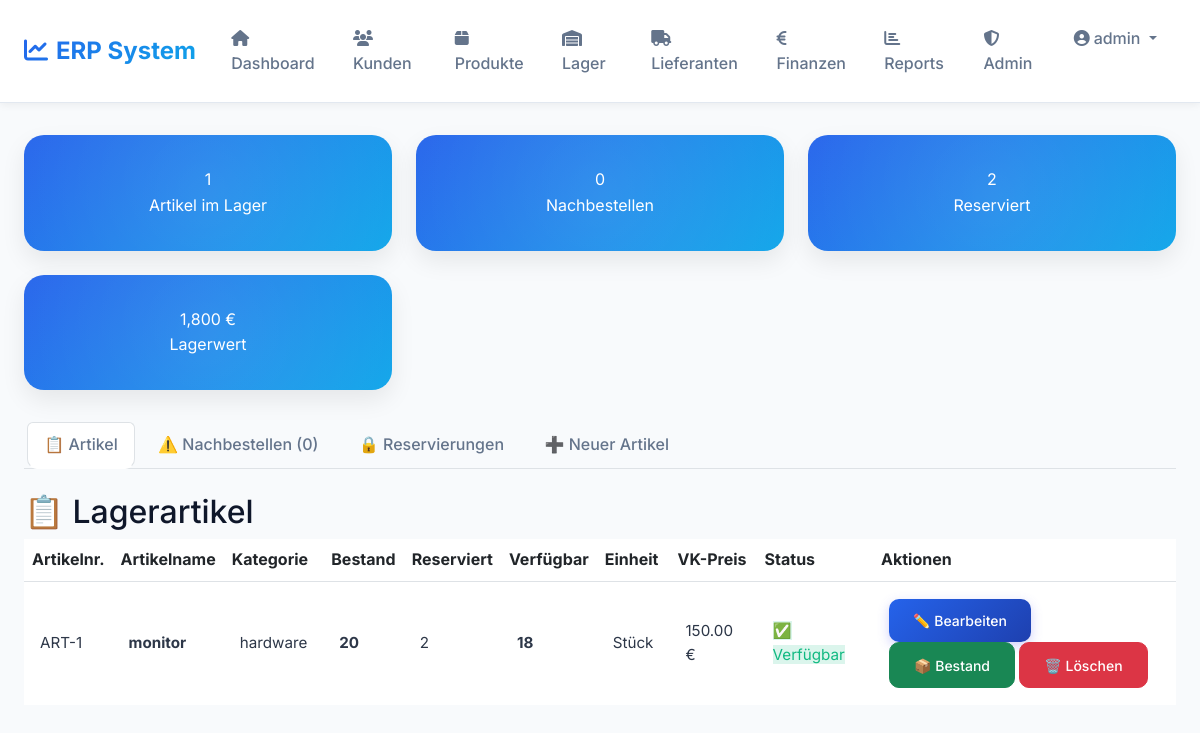
Before: /lagerverwaltung.php (signed in) with the older database file.
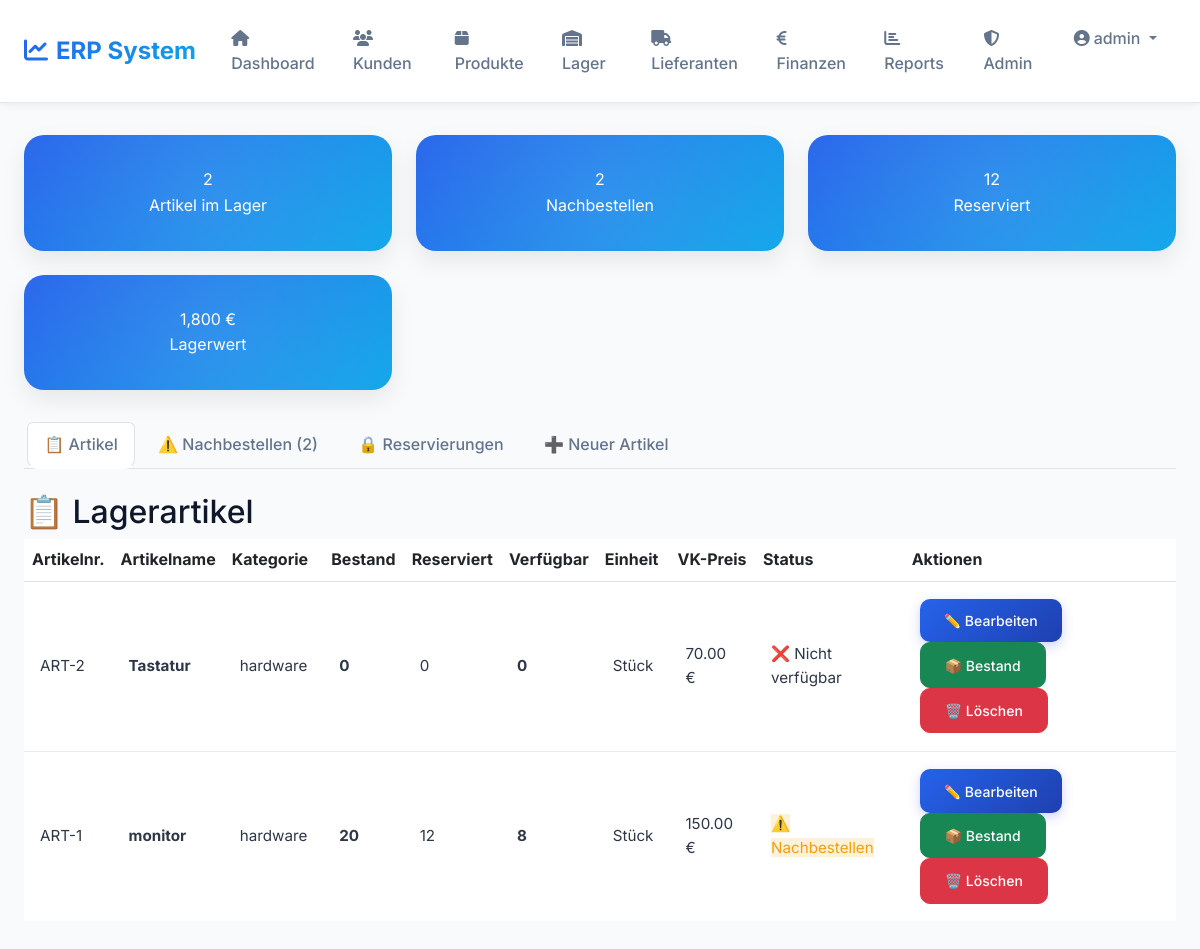
After: the same page with the newer database file.
### tables this page shows
CREATE TABLE lagerartikel (
        id INTEGER PRIMARY KEY AUTOINCREMENT,
        artikelnummer TEXT UNIQUE NOT NULL,
        artikelname TEXT NOT NULL,
        modellnummer TEXT,
        barcode TEXT,
        beschreibung TEXT,
        kategorie TEXT,
        einheit TEXT DEFAULT 'Stück',
        bestand REAL DEFAULT 0,
        reserviert REAL DEFAULT 0,
        mindestbestand REAL DEFAULT 0,
        lagerort TEXT,
        einkaufspreis REAL DEFAULT 0,
        verkaufspreis REAL DEFAULT 0,
        erstellt_am DATETIME DEFAULT CURRENT_TIMESTAMP
    );

### lagerverwaltung.php (the view, shortened to what this page needs)
<?php
require_once 'db_connection.php';
try {
    try {
        $PDO->exec("DROP TABLE IF EXISTS lagerartikel_old");
        $PDO->exec("ALTER TABLE lagerartikel RENAME TO lagerartikel_old");
    } catch (Exception $e) {}
    $PDO->exec("CREATE TABLE IF NOT EXISTS lagerartikel (
        id INTEGER PRIMARY KEY AUTOINCREMENT,
        artikelnummer TEXT UNIQUE NOT NULL,
        artikelname TEXT NOT NULL,
        modellnummer TEXT,
        barcode TEXT,
        beschreibung TEXT,
        kategorie TEXT,
        einheit TEXT DEFAULT 'Stück',
        bestand REAL DEFAULT 0,
        reserviert REAL DEFAULT 0,
        mindestbestand REAL DEFAULT 0,
        lagerort TEXT,
        einkaufspreis REAL DEFAULT 0,
        verkaufspreis REAL DEFAULT 0,
        erstellt_am DATETIME DEFAULT CURRENT_TIMESTAMP
    )");
    $PDO->exec("CREATE TABLE IF NOT EXISTS lager_reservierungen (
        id INTEGER PRIMARY KEY AUTOINCREMENT,
        artikel_id INTEGER NOT NULL,
        menge REAL NOT NULL,
        reserviert_fuer TEXT NOT NULL,
        angebot_id INTEGER,
        status TEXT DEFAULT 'reserviert',
        erstellt_am DATETIME DEFAULT CURRENT_TIMESTAMP
    )");
} catch (Exception $e) {}
$stmt = $PDO->query("SELECT *, (bestand - reserviert) as verfuegbar FROM lagerartikel ORDER BY artikelname");
$artikel = $stmt->fetchAll();
$stmt = $PDO->query("SELECT COUNT(*) as anzahl FROM lagerartikel");
$anzahl_artikel = $stmt->fetch()['anzahl'];
$stmt = $PDO->query("SELECT COUNT(*) as anzahl FROM lagerartikel WHERE (bestand - reserviert) <= mindestbestand");
$artikel_nachbestellen = $stmt->fetch()['anzahl'];
$stmt = $PDO->query("SELECT SUM(bestand * einkaufspreis) as wert FROM lagerartikel");
$lagerwert = $stmt->fetch()['wert'] ?? 0;
$stmt = $PDO->query("SELECT SUM(reserviert) as gesamt FROM lagerartikel");
$gesamt_reserviert = $stmt->fetch()['gesamt'] ?? 0;
?>
<?php $page_title = 'ERP System'; include 'includes/header.php'; ?><div class="stats-grid">
            <div class="stat-card">
                <div class="stat-value"><?= $anzahl_artikel ?></div>
                <div>Artikel im Lager</div>
            </div>
            <div class="stat-card">
                <div class="stat-value"><?= $artikel_nachbestellen ?></div>
                <div>Nachbestellen</div>
            </div>
            <div class="stat-card">
                <div class="stat-value"><?= number_format($gesamt_reserviert, 0) ?></div>
                <div>Reserviert</div>
            </div>
            <div class="stat-card">
                <div class="stat-value"><?= number_format($lagerwert, 0) ?> €</div>
                <div>Lagerwert</div>
            </div>
        </div>
        <ul class="nav nav-tabs mb-4">
            <li class="nav-item"><a class="nav-link active" data-bs-toggle="tab" href="#artikel">📋 Artikel</a></li>
            <li class="nav-item"><a class="nav-link" data-bs-toggle="tab" href="#nachbestellen">⚠️ Nachbestellen (<?= $artikel_nachbestellen ?>)</a></li>
            <li class="nav-item"><a class="nav-link" data-bs-toggle="tab" href="#reservierungen">🔒 Reservierungen</a></li>
            <li class="nav-item"><a class="nav-link" data-bs-toggle="tab" href="#neu">➕ Neuer Artikel</a></li>
        </ul>
        <div class="tab-content">
            <div class="tab-pane fade show active" id="artikel">
                <h2>📋 Lagerartikel</h2>
                <table class="table table-hover">
                        <tr>
                            <th>Artikelnr.</th>
                            <th>Artikelname</th>
                            <th>Kategorie</th>
                            <th>Bestand</th>
                            <th>Reserviert</th>
                            <th>Verfügbar</th>
                            <th>Einheit</th>
                            <th>VK-Preis</th>
                            <th>Status</th>
                            <th>Aktionen</th>
                        </tr>
                    <tbody>
                        <?php foreach ($artikel as $art):
                            $verfuegbar = $art['bestand'] - $art['reserviert'];
                        ?>
                        <tr>
                            <td><?= htmlspecialchars($art['artikelnummer']) ?></td>
                            <td><strong><?= htmlspecialchars($art['artikelname']) ?></strong></td>
                            <td><?= htmlspecialchars($art['kategorie']) ?></td>
                            <td><strong><?= number_format($art['bestand'], 0) ?></strong></td>
                            <td><?= number_format($art['reserviert'], 0) ?></td>
                            <td><strong><?= number_format($verfuegbar, 0) ?></strong></td>
                            <td><?= htmlspecialchars($art['einheit']) ?></td>
                            <td><?= number_format($art['verkaufspreis'], 2) ?> €</td>
                            <td>
                                <?php if ($verfuegbar <= 0): ?>
                                    <span class="badge-danger">❌ Nicht verfügbar</span>
                                <?php elseif ($verfuegbar <= $art['mindestbestand']): ?>
                                    <span class="badge-warning">⚠️ Nachbestellen</span>
                                <?php else: ?>
                                    <span class="badge-success">✅ Verfügbar</span>
                                <?php endif; ?>
                            </td>
                            <td>
                                <a href="?edit=<?= $art['id'] ?>" class="btn btn-sm btn-primary">✏️ Bearbeiten</a>
                                <button class="btn btn-sm btn-success" onclick="updateBestand(<?= $art['id'] ?>, '<?= htmlspecialchars($art['artikelname']) ?>', <?= $art['bestand'] ?>)">📦 Bestand</button>
                                <a href="?delete=<?= $art['id'] ?>" class="btn btn-sm btn-danger" onclick="return confirm('Artikel wirklich löschen?')">🗑️ Löschen</a>
                            </td>
                        </tr>
                        <?php endforeach; ?>
                    </tbody>
                </table>
            </div>
        </div>
    </div>
<?php include 'includes/footer.php'; ?>

### includes/header.php (shortened to what this page needs)
<!DOCTYPE html>
<html lang="de">
<head>
    <link href="https://cdn.jsdelivr.net/npm/bootstrap@5.3.0/dist/css/bootstrap.min.css" rel="stylesheet">
    <link rel="stylesheet" href="https://cdnjs.cloudflare.com/ajax/libs/font-awesome/6.4.0/css/all.min.css">
</head>
<body>
    <nav class="navbar navbar-expand-lg">
        <div class="container-fluid px-4">
            <a class="navbar-brand" href="web_oberflaeche.php">
                <i class="fas fa-chart-line me-2"></i>ERP System
            </a>
            <div class="collapse navbar-collapse" id="navbarNav">
                <ul class="navbar-nav ms-auto">
                    <li class="nav-item">
                        <a class="nav-link" href="web_oberflaeche.php">
                            <i class="fas fa-home me-1"></i>Dashboard
                        </a>
                    </li>
                    <li class="nav-item">
                        <a class="nav-link" href="kunden_verwaltung.php">
                            <i class="fas fa-users me-1"></i>Kunden
                        </a>
                    </li>
                    <li class="nav-item">
                        <a class="nav-link" href="produktkatalog.php">
                            <i class="fas fa-box me-1"></i>Produkte
                        </a>
                    </li>
                    <li class="nav-item">
                        <a class="nav-link" href="lagerverwaltung.php">
                            <i class="fas fa-warehouse me-1"></i>Lager
                        </a>
                    </li>
                    <li class="nav-item">
                        <a class="nav-link" href="lieferanten.php">
                            <i class="fas fa-truck me-1"></i>Lieferanten
                        </a>
                    </li>
                    <li class="nav-item">
                        <a class="nav-link" href="finanzbuchhaltung.php">
                            <i class="fas fa-euro-sign me-1"></i>Finanzen
                        </a>
                    </li>
                    <li class="nav-item">
                        <a class="nav-link" href="reporting.php">
                            <i class="fas fa-chart-bar me-1"></i>Reports
                        </a>
                    </li>
                    <?php if (isset($_SESSION['user_id'])): ?>
                    <?php if (isset($_SESSION['role']) && $_SESSION['role'] === 'admin'): ?>
                    <li class="nav-item">
                        <a class="nav-link" href="admin_dashboard.php">
                            <i class="fas fa-shield-alt me-1"></i>Admin
                        </a>
                    </li>
                    <?php endif; ?>
                    <li class="nav-item dropdown">
                        <a class="nav-link dropdown-toggle" href="#" id="userDropdown" role="button" data-bs-toggle="dropdown">
                            <i class="fas fa-user-circle me-1"></i><?= $_SESSION['username'] ?? 'User' ?>
                        </a>
                    </li>
                    <?php endif; ?>
                </ul>
            </div>
        </div>
    </nav>
    <div class="container-main">

### includes/footer.php (shortened to what this page needs)
</body>
</html>

### includes/header.php (style rules this page uses)
:root { --primary: #2563eb; --primary-dark: #1e40af; --secondary: #64748b; --success: #10b981; --warning: #f59e0b; --danger: #ef4444; --info: #0ea5e9; --bg-main: #f8fafc; --bg-card: #ffffff; --text-primary: #0f172a; --text-secondary: #64748b; --border: #e2e8f0; --shadow: 0 1px 3px rgba(0,0,0,0.1); --shadow-lg: 0 10px 25px rgba(0,0,0,0.08); }
* { margin: 0; padding: 0; box-sizing: border-box; }
body { font-family: 'Inter', -apple-system, BlinkMacSystemFont, 'Segoe UI', sans-serif; background: var(--bg-main); color: var(--text-primary); line-height: 1.6; }
.navbar { background: white; box-shadow: 0 2px 8px rgba(0,0,0,0.06); padding: 1rem 0; border-bottom: 1px solid var(--border); }
.navbar-brand { font-weight: 700; font-size: 1.5rem; background: linear-gradient(135deg, #2563eb 0%, #0ea5e9 100%); -webkit-background-clip: text; -webkit-text-fill-color: transparent; background-clip: text; }
.nav-link { color: var(--text-secondary) !important; font-weight: 500; padding: 0.6rem 1rem !important; border-radius: 10px; transition: all 0.2s; margin: 0 0.2rem; }
.container-main { max-width: 1400px; margin: 2rem auto; padding: 0 1.5rem; }
.stats-grid { display: grid; grid-template-columns: repeat(auto-fit, minmax(280px, 1fr)); gap: 1.5rem; margin-bottom: 2rem; }
.stat-card { background: linear-gradient(135deg, #2563eb 0%, #0ea5e9 100%); border-radius: 20px; padding: 2rem; text-align: center; box-shadow: var(--shadow-lg); cursor: pointer; transition: all 0.3s; color: white; position: relative; overflow: hidden; }
.stat-card::before { content: ''; position: absolute; top: -50%; right: -50%; width: 200%; height: 200%; background: radial-gradient(circle, rgba(255,255,255,0.1) 0%, transparent 70%); transition: all 0.5s; }
.table { margin: 0; background: white; border-collapse: separate; border-spacing: 0; width: 100%; }
.table tbody td { padding: 1.1rem 1rem; vertical-align: middle; border-bottom: 1px solid var(--border); color: var(--text-primary); background: white; }
.table tbody tr:last-child td { border-bottom: none; }
.table tbody tr:last-child td:first-child { border-bottom-left-radius: 20px; }
.table tbody tr:last-child td:last-child { border-bottom-right-radius: 20px; }
.badge-warning { background: rgba(245,158,11,0.15); color: var(--warning); }
.btn { border-radius: 10px; padding: 0.7rem 1.5rem; font-weight: 500; transition: all 0.2s; }
.btn-primary { background: linear-gradient(135deg, var(--primary) 0%, var(--primary-dark) 100%); border: none; box-shadow: 0 4px 12px rgba(99,102,241,0.3); }
.badge-success { background: rgba(16,185,129,0.15); color: var(--success); }

### includes/table-style.php (style rules this page uses)
.table { margin: 0; background: white; border-collapse: separate; border-spacing: 0; width: 100%; }
.table tbody td { padding: 1.1rem 1rem; vertical-align: middle; border-bottom: 1px solid #e8eaf0; color: #2d3748; background: white; font-size: 0.95rem; }
.table tbody tr:last-child td { border-bottom: none; }
.table tbody tr:last-child td:first-child { border-bottom-left-radius: 16px; }
.table tbody tr:last-child td:last-child { border-bottom-right-radius: 16px; }
.table tbody tr { transition: all 0.3s ease; }

Changed rows visible on the page:
added lagerartikel: artikelnummer "ART-2", artikelname "Tastatur", kategorie "hardware", bestand "0", reserviert "0", einheit "Stück", verkaufspreis "70.00", shows "❌ Nicht verfügbar"
changed lagerartikel "ART-1": reserviert "2" → "12"; verfuegbar "18" → "8"; reserviert "✅ Verfügbar" → "⚠️ Nachbestellen"
Other visible differences:
$anzahl_artikel: "1" → "2"
$artikel_nachbestellen: "0" → "2"
$gesamt_reserviert: "2" → "12"
